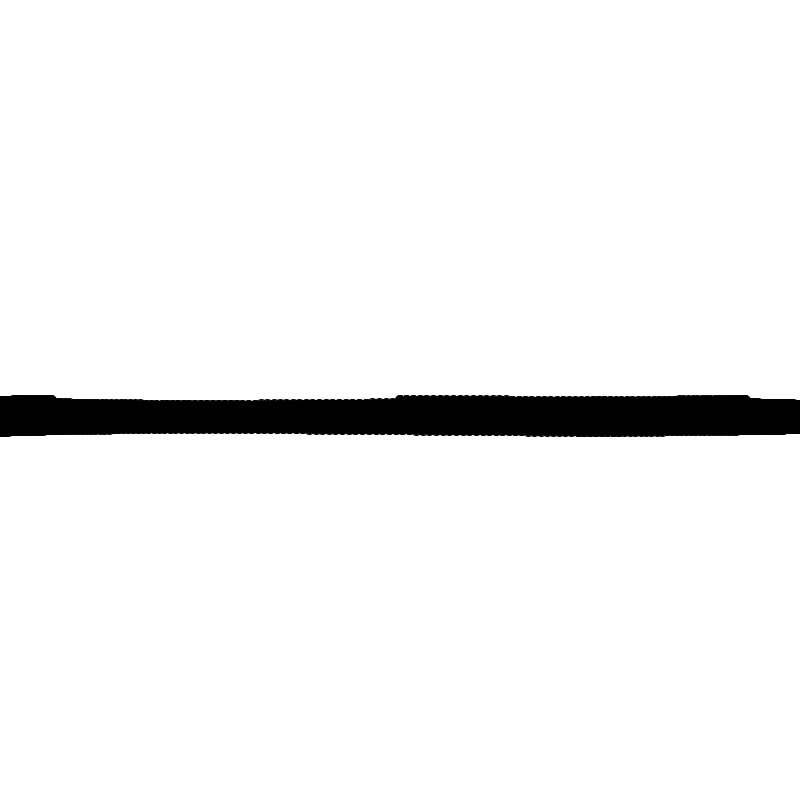
Frame 1 (no input)
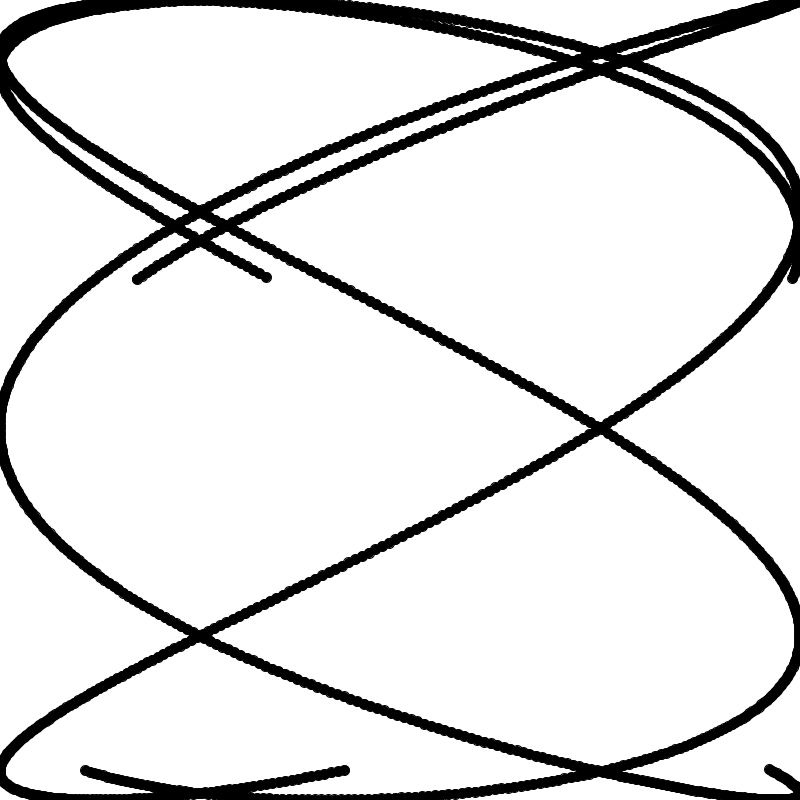
Frame 60 (the mouse pressed at the canvas centre just before this capture)
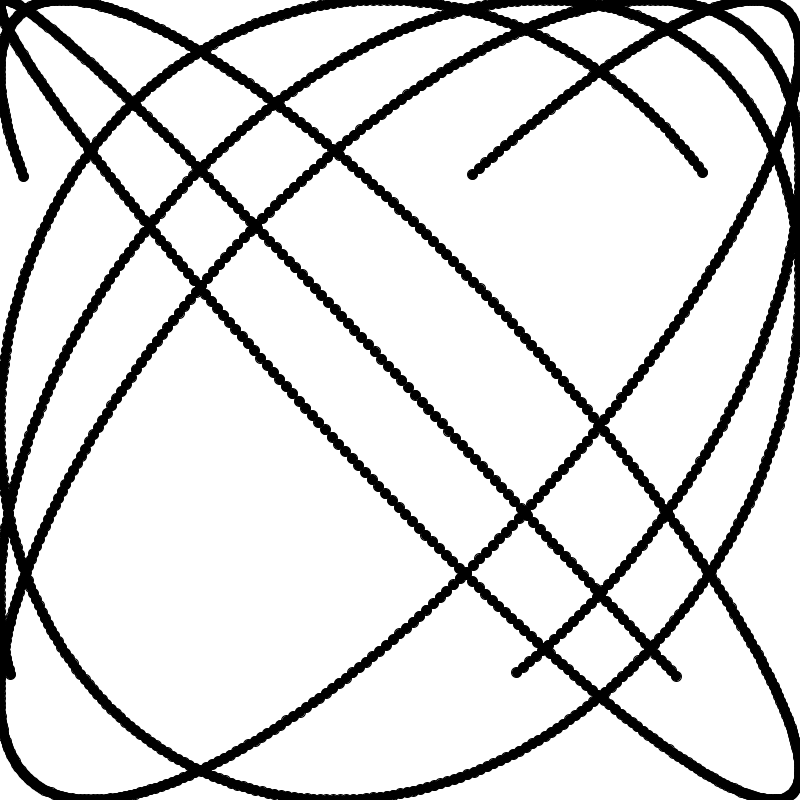
Frame 120 (the mouse held since frame 60 and released just before this capture)

The Processing sketch that drew these frames (run headless with seeded random() and noise(); from frame 60 on, the mouse is pressed at the canvas centre):

// Processing sketch: oscillograph_linear_frequency_change
// ── oscillograph_linear_frequency_change.pde
  void setup(){
    size(800,800);
    background(255);
    frameRate(30);
  }
  float y=0;
  int time = 0;
  void draw(){
    if (time%1==0) y+=0.00005;
    fill(0);
    background(255);

    for (int i = 0; i < 1600; ++i){
      ellipse(width/2+width/2*sin(0.02*time+i*2.1),height/2+height/2*sin(0.02*time+y*i),10,10);
    }
    time++;
  }
